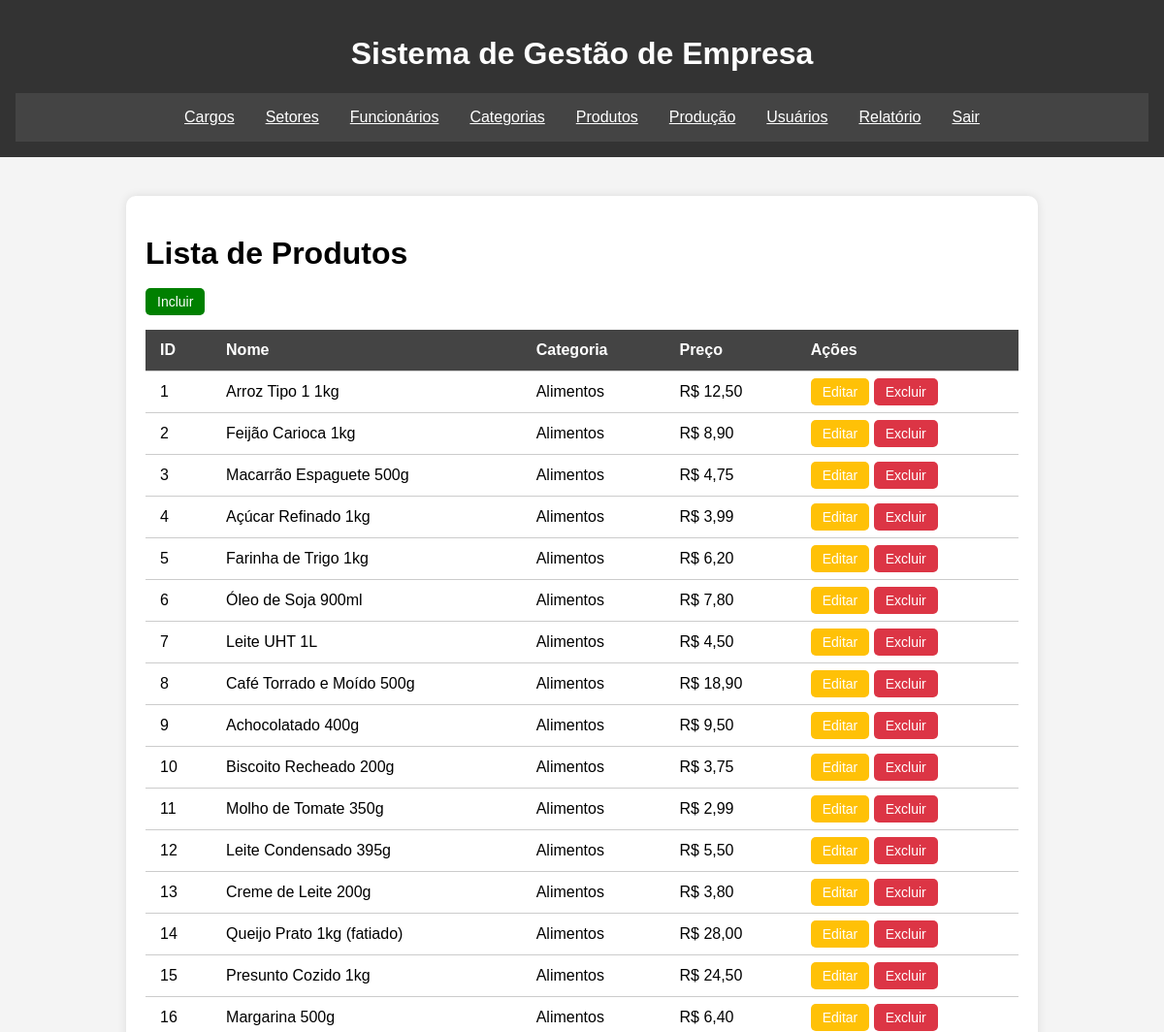
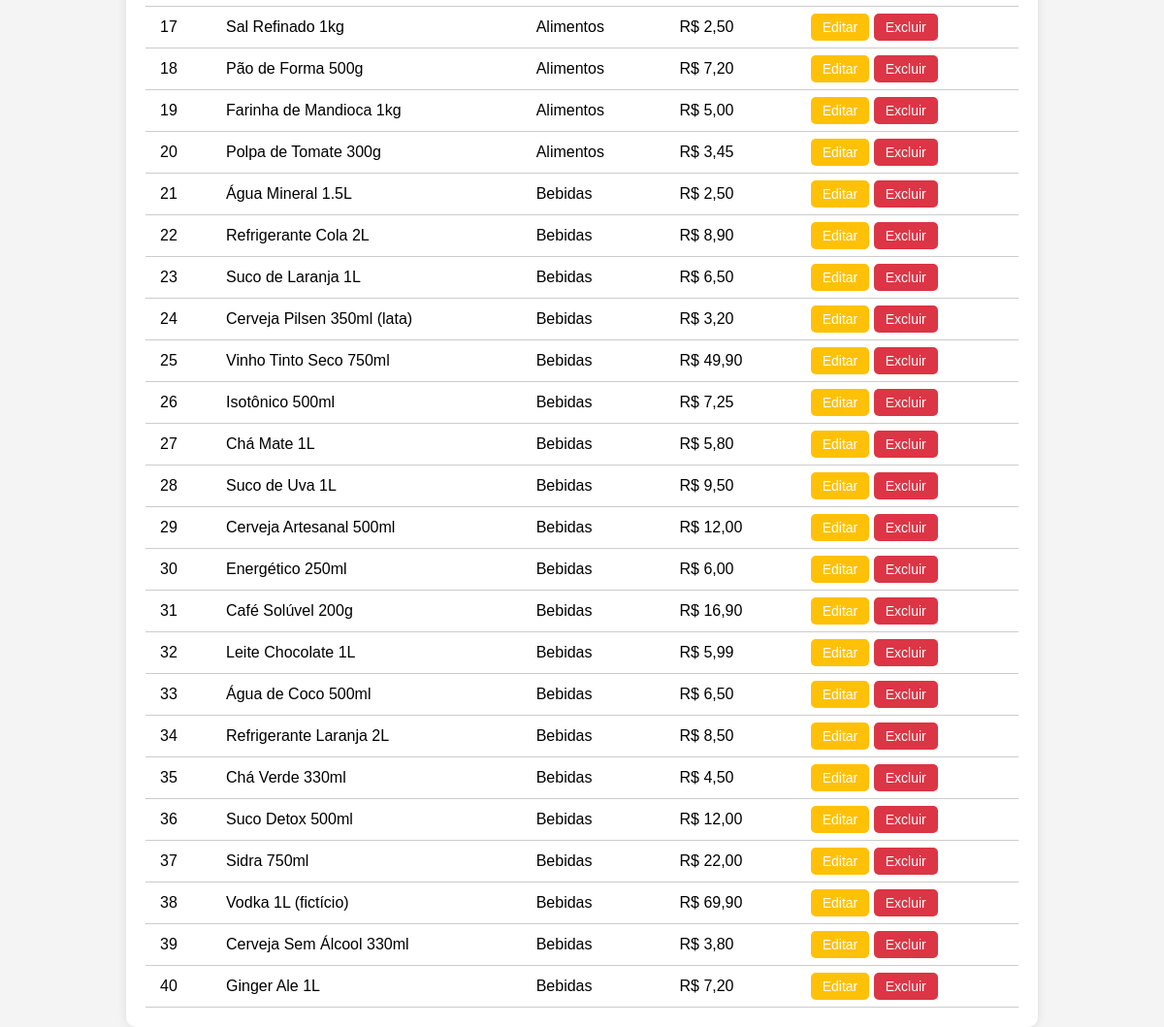
/lista-produtos.php, run on the app's committed database (2 pictures, top to bottom).
### tables this page shows
CREATE TABLE `produtos` (
  `ProdutoID` INT NOT NULL AUTO_INCREMENT,
  `Nome` VARCHAR(200) NOT NULL,
  `CategoriaID` INT NOT NULL,
  `Preco` DECIMAL(10,2) DEFAULT 0.00,
  PRIMARY KEY (`ProdutoID`),
  KEY `fk_produtos_categoria` (`CategoriaID`),
  CONSTRAINT `fk_produtos_categoria` FOREIGN KEY (`CategoriaID`) REFERENCES `categorias` (`CategoriaID`) ON DELETE RESTRICT ON UPDATE CASCADE
);

CREATE TABLE `categorias` (
  `CategoriaID` INT NOT NULL AUTO_INCREMENT,
  `Nome` VARCHAR(150) NOT NULL,
  PRIMARY KEY (`CategoriaID`)
);

### lista-produtos.php (the view, shortened to what this page needs)
<?php
include_once './include/conexao.php';
include_once './include/header.php';
?>
<main>
  <div class="container">
      <h1>Lista de Produtos</h1>
      <a href="./salvar-produtos.php" class="btn btn-add">Incluir</a>
      <table>
        <thead>
          <tr>
            <th>ID</th>
            <th>Nome</th>
            <th>Categoria</th>
            <th>Preço</th>
            <th>Ações</th>
          </tr>
        </thead>
        <tbody>
        <?php
                $sql = 'SELECT ProdutoID, p.Nome AS NomeProduto, c.Nome AS NomeCat, Preco FROM produtos AS p
                INNER JOIN categorias AS c ON p.CategoriaID = c.CategoriaID
                ORDER BY ProdutoID ASC;';
                $return = mysqli_query($conexao, $sql);
                while($linha = mysqli_fetch_assoc($return)){
                    echo '<tr id="'.$linha['ProdutoID'].'">
            <td>'.$linha['ProdutoID'].'</td>
            <td>'.$linha['NomeProduto'].'</td>
            <td>'.$linha['NomeCat'].'</td>
            <td>'.'R$ '.number_format($linha['Preco'], 2, ',', '.').'</td>
            <td>
              <a href="./salvar-produtos.php?id='.$linha['ProdutoID'].'" class="btn btn-edit">Editar</a>
              <a href="./action/produtos.php?id='.$linha['ProdutoID'].'&acao=excluir" class="btn btn-delete">Excluir</a>
            </td>
          </tr>';
                };
                ?>
        </tbody>
      </table>
    </div>
<?php
  include_once './include/footer.php';
  ?>

### style.css (style rules this page uses)
body { font-family: Arial, sans-serif; background-color: #f4f4f4; margin: 0; padding: 0; }
.container { max-width: 900px; margin: 40px auto 0 auto; background: #fff; padding: 20px; border-radius: 10px; box-shadow: 0 0 10px rgba(0,0,0,0.1); }
table { width: 100%; border-collapse: collapse; margin-top: 20px; }
th, td { padding: 12px 15px; border-bottom: 1px solid #ccc; text-align: left; }
th { background-color: #444; color: white; }
.btn { padding: 6px 12px; border: none; border-radius: 5px; color: white; cursor: pointer; text-decoration: none; font-size: 14px; }
.btn-edit { background-color: #ffc107; }
.btn-delete { background-color: #dc3545; }
.btn-add { background-color: green; }

### data on the page
produtos: ProdutoID "1", Nome "Arroz Tipo 1 1kg", CategoriaID.Nome "Alimentos", Preco "12,50"
produtos: ProdutoID "2", Nome "Feijão Carioca 1kg", CategoriaID.Nome "Alimentos", Preco "8,90"
produtos: ProdutoID "3", Nome "Macarrão Espaguete 500g", CategoriaID.Nome "Alimentos", Preco "4,75"
produtos: ProdutoID "4", Nome "Açúcar Refinado 1kg", CategoriaID.Nome "Alimentos", Preco "3,99"
produtos: ProdutoID "5", Nome "Farinha de Trigo 1kg", CategoriaID.Nome "Alimentos", Preco "6,20"
produtos: ProdutoID "6", Nome "Óleo de Soja 900ml", CategoriaID.Nome "Alimentos", Preco "7,80"
produtos: ProdutoID "7", Nome "Leite UHT 1L", CategoriaID.Nome "Alimentos", Preco "4,50"
produtos: ProdutoID "8", Nome "Café Torrado e Moído 500g", CategoriaID.Nome "Alimentos", Preco "18,90"
produtos: ProdutoID "9", Nome "Achocolatado 400g", CategoriaID.Nome "Alimentos", Preco "9,50"
produtos: ProdutoID "10", Nome "Biscoito Recheado 200g", CategoriaID.Nome "Alimentos", Preco "3,75"
produtos: ProdutoID "11", Nome "Molho de Tomate 350g", CategoriaID.Nome "Alimentos", Preco "2,99"
produtos: ProdutoID "12", Nome "Leite Condensado 395g", CategoriaID.Nome "Alimentos", Preco "5,50"
produtos: ProdutoID "13", Nome "Creme de Leite 200g", CategoriaID.Nome "Alimentos", Preco "3,80"
produtos: ProdutoID "14", Nome "Queijo Prato 1kg (fatiado)", CategoriaID.Nome "Alimentos", Preco "28,00"
produtos: ProdutoID "15", Nome "Presunto Cozido 1kg", CategoriaID.Nome "Alimentos", Preco "24,50"
produtos: ProdutoID "16", Nome "Margarina 500g", CategoriaID.Nome "Alimentos", Preco "6,40"
produtos: ProdutoID "17", Nome "Sal Refinado 1kg", CategoriaID.Nome "Alimentos", Preco "2,50"
produtos: ProdutoID "18", Nome "Pão de Forma 500g", CategoriaID.Nome "Alimentos", Preco "7,20"
produtos: ProdutoID "19", Nome "Farinha de Mandioca 1kg", CategoriaID.Nome "Alimentos", Preco "5,00"
produtos: ProdutoID "20", Nome "Polpa de Tomate 300g", CategoriaID.Nome "Alimentos", Preco "3,45"
produtos: ProdutoID "21", Nome "Água Mineral 1.5L", CategoriaID.Nome "Bebidas", Preco "2,50"
produtos: ProdutoID "22", Nome "Refrigerante Cola 2L", CategoriaID.Nome "Bebidas", Preco "8,90"
produtos: ProdutoID "23", Nome "Suco de Laranja 1L", CategoriaID.Nome "Bebidas", Preco "6,50"
produtos: ProdutoID "24", Nome "Cerveja Pilsen 350ml (lata)", CategoriaID.Nome "Bebidas", Preco "3,20"
produtos: ProdutoID "25", Nome "Vinho Tinto Seco 750ml", CategoriaID.Nome "Bebidas", Preco "49,90"
produtos: ProdutoID "26", Nome "Isotônico 500ml", CategoriaID.Nome "Bebidas", Preco "7,25"
produtos: ProdutoID "27", Nome "Chá Mate 1L", CategoriaID.Nome "Bebidas", Preco "5,80"
produtos: ProdutoID "28", Nome "Suco de Uva 1L", CategoriaID.Nome "Bebidas", Preco "9,50"
produtos: ProdutoID "29", Nome "Cerveja Artesanal 500ml", CategoriaID.Nome "Bebidas", Preco "12,00"
produtos: ProdutoID "30", Nome "Energético 250ml", CategoriaID.Nome "Bebidas", Preco "6,00"
produtos: ProdutoID "31", Nome "Café Solúvel 200g", CategoriaID.Nome "Bebidas", Preco "16,90"
produtos: ProdutoID "32", Nome "Leite Chocolate 1L", CategoriaID.Nome "Bebidas", Preco "5,99"
produtos: ProdutoID "33", Nome "Água de Coco 500ml", CategoriaID.Nome "Bebidas", Preco "6,50"
produtos: ProdutoID "34", Nome "Refrigerante Laranja 2L", CategoriaID.Nome "Bebidas", Preco "8,50"
produtos: ProdutoID "35", Nome "Chá Verde 330ml", CategoriaID.Nome "Bebidas", Preco "4,50"
produtos: ProdutoID "36", Nome "Suco Detox 500ml", CategoriaID.Nome "Bebidas", Preco "12,00"
produtos: ProdutoID "37", Nome "Sidra 750ml", CategoriaID.Nome "Bebidas", Preco "22,00"
produtos: ProdutoID "38", Nome "Vodka 1L (fictício)", CategoriaID.Nome "Bebidas", Preco "69,90"
produtos: ProdutoID "39", Nome "Cerveja Sem Álcool 330ml", CategoriaID.Nome "Bebidas", Preco "3,80"
produtos: ProdutoID "40", Nome "Ginger Ale 1L", CategoriaID.Nome "Bebidas", Preco "7,20"
